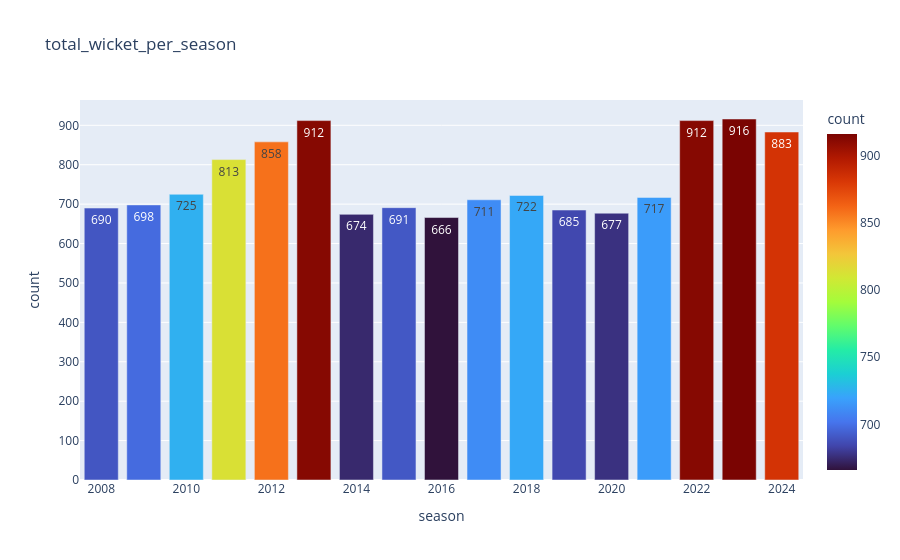

Source (notebook cell):
### Code cell
fig=px.bar(
    season_stats,
    x=season_stats.index,
    y='is_wicket',
    title='total_wicket_per_season',
    labels={'is_wicket':'count','index':'season'},
    color='is_wicket',
    color_continuous_scale='turbo',
    text_auto=True

)
fig.show()

### Figure 1 — Plotly figure (JSON) as saved in the notebook; plotly's stock layout.template omitted (floating-point values rounded to 4 significant figures)
{"data": [{"alignmentgroup": "True", "hovertemplate": "season=%{x}<br>count=%{marker.color}<extra></extra>", "legendgroup": "", "marker": {"color": [690, 698, 725, 813, 858, 912, 674, 691, 666, 711, 722, 685, 677, 717, 912, 916, 883], "coloraxis": "coloraxis", "pattern": {"shape": ""}}, "name": "", "offsetgroup": "", "orientation": "v", "showlegend": false, "textposition": "auto", "texttemplate": "%{y}", "type": "bar", "x": [2008, 2009, 2010, 2011, 2012, 2013, 2014, 2015, 2016, 2017, 2018, 2019, 2020, 2021, 2022, 2023, 2024], "xaxis": "x", "y": [690, 698, 725, 813, 858, 912, 674, 691, 666, 711, 722, 685, 677, 717, 912, 916, 883], "yaxis": "y"}], "layout": {"autosize": true, "barmode": "relative", "coloraxis": {"colorbar": {"title": {"text": "count"}}, "colorscale": [[0, "#30123b"], [0.07143, "#4145ab"], [0.1429, "#4675ed"], [0.2143, "#39a2fc"], [0.2857, "#1bcfd4"], [0.3571, "#24eca6"], [0.4286, "#61fc6c"], [0.5, "#a4fc3b"], [0.5714, "#d1e834"], [0.6429, "#f3c63a"], [0.7143, "#fe9b2d"], [0.7857, "#f36315"], [0.8571, "#d93806"], [0.9286, "#b11901"], [1, "#7a0402"]]}, "legend": {"tracegroupgap": 0}, "title": {"text": "total_wicket_per_season"}, "xaxis": {"anchor": "y", "autorange": true, "domain": [0, 1], "range": [2008.0, 2024.0], "title": {"text": "season"}, "type": "linear"}, "yaxis": {"anchor": "x", "autorange": true, "domain": [0, 1], "range": [0, 964.2], "title": {"text": "count"}, "type": "linear"}}}
